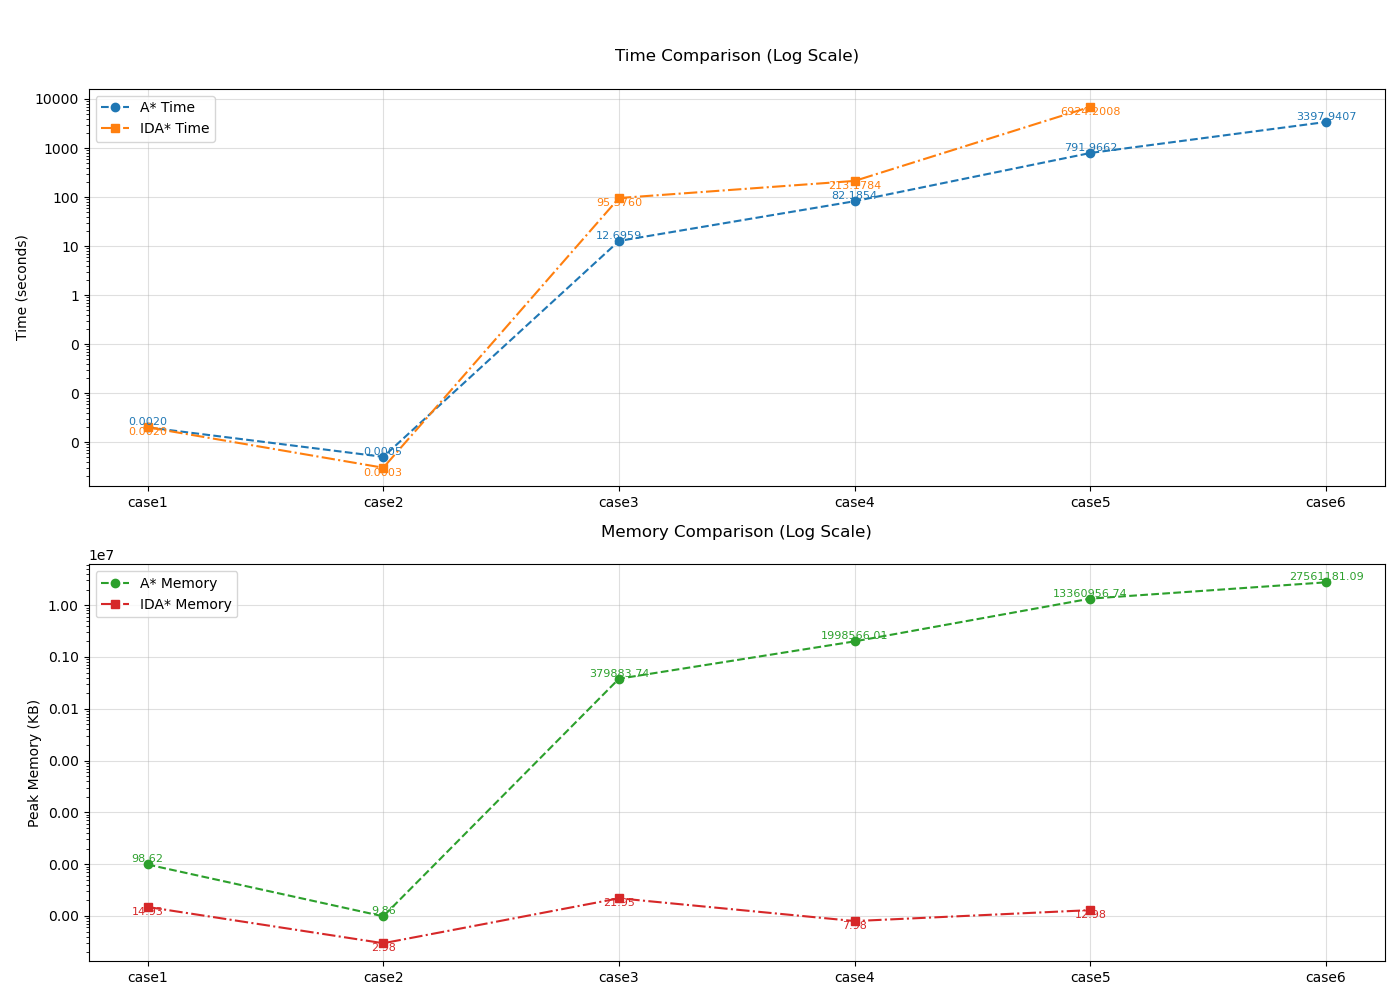

Here is the Python script that generated this plot:
import matplotlib.pyplot as plt
import numpy as np
from matplotlib.ticker import ScalarFormatter

# 手动定义数据
cases = ['case1', 'case2', 'case3', 'case4', 'case5', 'case6']

# A*算法数据
a_star_time = [0.002, 0.0005, 12.6959, 82.1854, 791.9662, 3397.9407]
a_star_mem = [98.62, 9.86, 379883.74, 1998566.01, 13360956.74, 27561181.09]

# IDA*算法数据（第六个值为NaN）
ida_star_time = [0.002, 0.0003, 95.376, 213.1784, 6924.2008, np.nan]
ida_star_mem = [14.93, 2.98, 21.95, 7.98, 12.98, np.nan]

# 创建画布和子图
fig, (ax1, ax2) = plt.subplots(2, 1, figsize=(14, 10))

# 绘制时间对比（自动跳过NaN）
ax1.plot(cases, a_star_time, marker='o', linestyle='--', label='A* Time', color='#1f77b4')
ax1.plot(cases[:5], ida_star_time[:5], marker='s', linestyle='-.', label='IDA* Time', color='#ff7f0e')

# 在点上添加数值标签
for i, (case, t) in enumerate(zip(cases, a_star_time)):
    ax1.text(i, t, f'{t:.4f}', ha='center', va='bottom', color='#1f77b4', fontsize=8)
for i, (case, t) in enumerate(zip(cases[:5], ida_star_time[:5])):
    ax1.text(i, t, f'{t:.4f}', ha='center', va='top', color='#ff7f0e', fontsize=8)

# 设置对数刻度并禁用科学计数法
ax1.set_yscale('log')
ax1.yaxis.set_major_formatter(ScalarFormatter())
ax1.set_title('Time Comparison (Log Scale)', fontsize=12, pad=20)
ax1.set_ylabel('Time (seconds)')
ax1.grid(True, alpha=0.4)
ax1.legend()

# 绘制内存对比
ax2.plot(cases, a_star_mem, marker='o', linestyle='--', label='A* Memory', color='#2ca02c')
ax2.plot(cases[:5], ida_star_mem[:5], marker='s', linestyle='-.', label='IDA* Memory', color='#d62728')

# 在点上添加数值标签
for i, (case, m) in enumerate(zip(cases, a_star_mem)):
    ax2.text(i, m, f'{m:.2f}', ha='center', va='bottom', color='#2ca02c', fontsize=8)
for i, (case, m) in enumerate(zip(cases[:5], ida_star_mem[:5])):
    ax2.text(i, m, f'{m:.2f}', ha='center', va='top', color='#d62728', fontsize=8)

# 设置对数刻度并禁用科学计数法
ax2.set_yscale('log')
ax2.yaxis.set_major_formatter(ScalarFormatter())
ax2.set_title('Memory Comparison (Log Scale)', fontsize=12, pad=20)
ax2.set_ylabel('Peak Memory (KB)')
ax2.grid(True, alpha=0.4)
ax2.legend()

plt.suptitle('A* vs IDA* Algorithm Performance Comparison (Partial Data)', y=1.02, fontsize=14)
plt.tight_layout()
plt.savefig("performance.png")
